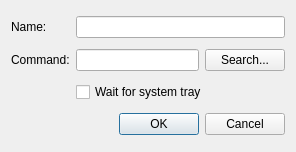
<?xml version="1.0" encoding="UTF-8"?>
<ui version="4.0">
 <class>AutoStartEdit</class>
 <widget class="QDialog" name="AutoStartEdit">
  <property name="geometry">
   <rect>
    <x>0</x>
    <y>0</y>
    <width>296</width>
    <height>152</height>
   </rect>
  </property>
  <property name="windowTitle">
   <string>Edit</string>
  </property>
  <layout class="QGridLayout" name="gridLayout">
   <item row="0" column="0">
    <widget class="QLabel" name="label">
     <property name="text">
      <string>Name:</string>
     </property>
    </widget>
   </item>
   <item row="0" column="1" colspan="2">
    <widget class="QLineEdit" name="nameEdit"/>
   </item>
   <item row="1" column="0">
    <widget class="QLabel" name="label_3">
     <property name="text">
      <string>Command:</string>
     </property>
    </widget>
   </item>
   <item row="1" column="1">
    <widget class="QLineEdit" name="commandEdit"/>
   </item>
   <item row="1" column="2">
    <widget class="QPushButton" name="browseButton">
     <property name="text">
      <string>Search...</string>
     </property>
    </widget>
   </item>
   <item row="2" column="1" colspan="2">
    <widget class="QCheckBox" name="trayCheckBox">
     <property name="text">
      <string>Wait for system tray</string>
     </property>
    </widget>
   </item>
   <item row="3" column="0" colspan="3">
    <layout class="QHBoxLayout" name="horizontalLayout_2">
     <item>
      <spacer name="horizontalSpacer">
       <property name="orientation">
        <enum>Qt::Horizontal</enum>
       </property>
       <property name="sizeHint" stdset="0">
        <size>
         <width>40</width>
         <height>20</height>
        </size>
       </property>
      </spacer>
     </item>
     <item>
      <layout class="QHBoxLayout" name="horizontalLayout">
       <item>
        <widget class="QDialogButtonBox" name="buttonBox_1">
         <property name="orientation">
          <enum>Qt::Horizontal</enum>
         </property>
         <property name="standardButtons">
          <set>QDialogButtonBox::Ok</set>
         </property>
        </widget>
       </item>
       <item>
        <widget class="QDialogButtonBox" name="buttonBox_2">
         <property name="orientation">
          <enum>Qt::Horizontal</enum>
         </property>
         <property name="standardButtons">
          <set>QDialogButtonBox::Cancel</set>
         </property>
        </widget>
       </item>
      </layout>
     </item>
    </layout>
   </item>
  </layout>
 </widget>
 <tabstops>
  <tabstop>nameEdit</tabstop>
  <tabstop>commandEdit</tabstop>
  <tabstop>trayCheckBox</tabstop>
  <tabstop>buttonBox_1</tabstop>
  <tabstop>browseButton</tabstop>
 </tabstops>
 <resources/>
 <connections>
  <connection>
   <sender>buttonBox_1</sender>
   <signal>accepted()</signal>
   <receiver>AutoStartEdit</receiver>
   <slot>accept()</slot>
   <hints>
    <hint type="sourcelabel">
     <x>254</x>
     <y>96</y>
    </hint>
    <hint type="destinationlabel">
     <x>157</x>
     <y>102</y>
    </hint>
   </hints>
  </connection>
  <connection>
   <sender>buttonBox_1</sender>
   <signal>rejected()</signal>
   <receiver>AutoStartEdit</receiver>
   <slot>reject()</slot>
   <hints>
    <hint type="sourcelabel">
     <x>322</x>
     <y>96</y>
    </hint>
    <hint type="destinationlabel">
     <x>286</x>
     <y>102</y>
    </hint>
   </hints>
  </connection>
 </connections>
</ui>
